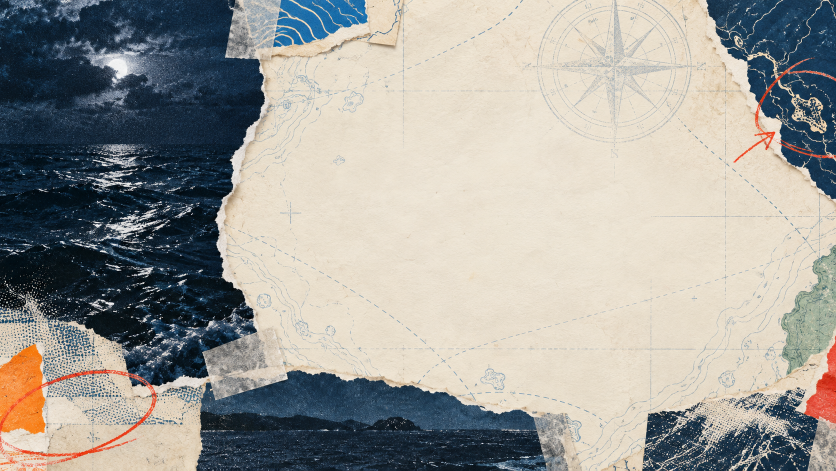
#> input picture scripts/video/assets/gen/nautical-collage-bg-v1.png, 1672 x 941 px (shown at 1/2 size)
$ python collage.py
#> lines starting #> are read from the running program, lines starting #| are printed output that depends on the picture
#!/usr/bin/env python3
"""Render the ShipMind 60s collage promo or a compressed 12s visual preview.

The renderer uses generated art only as a decorative plate. Product evidence comes
from DGX Spark browser captures under runs/ui-review.
"""
from __future__ import annotations

import argparse
import json
import math
from pathlib import Path

import cv2
import numpy as np
from PIL import Image, ImageDraw, ImageEnhance, ImageFilter, ImageFont, ImageOps

ROOT = Path(__file__).resolve().parents[2]
W, H = 1920, 1080
CREAM = "#f5f1e6"
NAVY = "#14304d"
BLUE = "#0071e3"
RED = "#ff3b30"
GREEN = "#248a3d"
INK = "#1d1d1f"


def font(size: int, mono: bool = False, bold: bool = False):
#> called with size = 66, mono = False, bold = True
    choices = ([Path("C:/Windows/Fonts/consolab.ttf"), Path("C:/Windows/Fonts/consola.ttf")]
               if mono else [Path("C:/Windows/Fonts/msyhbd.ttc" if bold else "msyh.ttc"),
                              Path("C:/Windows/Fonts/arialbd.ttf" if bold else "arial.ttf")])
    for path in choices:
        if path.exists():
            return ImageFont.truetype(str(path), size)
    return ImageFont.load_default()


F_TITLE = font(66, bold=True)
F_HERO = font(104, bold=True)
F_BODY = font(30)
F_MONO = font(23, mono=True)
F_SMALL = font(18, mono=True)
F_CAPTION = font(27, bold=True)
LETTER_FONTS = [
    font(70, bold=True),
    ImageFont.truetype("C:/Windows/Fonts/impact.ttf", 74) if Path("C:/Windows/Fonts/impact.ttf").exists() else font(70, bold=True),
    ImageFont.truetype("C:/Windows/Fonts/georgiab.ttf", 68) if Path("C:/Windows/Fonts/georgiab.ttf").exists() else font(68, bold=True),
    font(66, mono=True, bold=True),
]
LETTER_FONTS_HERO = [
    ImageFont.truetype("C:/Windows/Fonts/impact.ttf", 108) if Path("C:/Windows/Fonts/impact.ttf").exists() else font(104, bold=True),
    ImageFont.truetype("C:/Windows/Fonts/arialbd.ttf", 101),
    ImageFont.truetype("C:/Windows/Fonts/georgiab.ttf", 96) if Path("C:/Windows/Fonts/georgiab.ttf").exists() else font(100, bold=True),
]
#> (reads scripts/video/timeline.json from the repository)
LETTER_PAPERS = ("#fff8e7", "#ffd34e", "#ff725e", "#71c9ce", "#b8d8ff", "#f2b5d4", "#d8e698")


def cover(image: Image.Image, size=(W, H)) -> Image.Image:
#> called with size = (1920, 1080)
    scale = max(size[0] / image.width, size[1] / image.height)
#> scale = 1.15
    resized = image.resize((round(image.width * scale), round(image.height * scale)), Image.Resampling.LANCZOS)
    x = (resized.width - size[0]) // 2
#> x = 0
    y = (resized.height - size[1]) // 2
#> y = 0
    return resized.crop((x, y, x + size[0], y + size[1]))
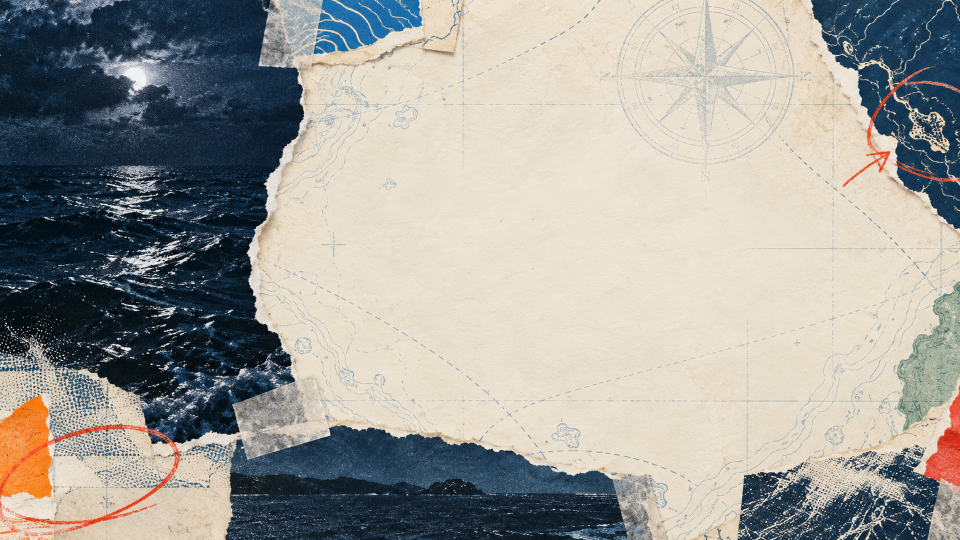
#> returned value: PIL image 1920x1080 RGB (shown at 1/2 size); mean R, G, B 159.3, 158.2, 152.8


def contain(image: Image.Image, max_size: tuple[int, int]) -> Image.Image:
    scale = min(max_size[0] / image.width, max_size[1] / image.height)
    return image.resize((round(image.width * scale), round(image.height * scale)), Image.Resampling.LANCZOS)


def ease_out_back(x: float) -> float:
    x = max(0.0, min(1.0, x)); c = 1.42
    return 1 + (c + 1) * (x - 1) ** 3 + c * (x - 1) ** 2


# [14 lines left out: functions paper_card, paste_shadow, not called in this run]


def tape(draw: ImageDraw.ImageDraw, box: tuple[int, int, int, int], color=(203, 215, 193, 160)):
    draw.rounded_rectangle(box, 4, fill=color)


# [481 lines left out: functions stamp, ragged_mask, fragment, animated_background, torn_text, title_block and 17 more, not called in this run]


def main():
    ap = argparse.ArgumentParser(); ap.add_argument("--mode", choices=("preview", "intro-preview", "transition-preview", "full", "stills", "intro-stills"), default="preview")
    ap.add_argument("--output", type=Path); ap.add_argument("--fps", type=int, default=30); args = ap.parse_args()
    cfg = json.loads((ROOT / "scripts/video/timeline.json").read_text(encoding="utf-8"))
    bg = cover(Image.open(ROOT / "scripts/video/assets/gen/nautical-collage-bg-v1.png").convert("RGB"))
    desktop_path=ROOT / "runs/ui-review/spark-ai-english.png"
    if not desktop_path.exists(): desktop_path=ROOT / "runs/ui-review/spark-ai-desktop.png"
#> (the run stopped early here; a loop or call above may not have finished)
